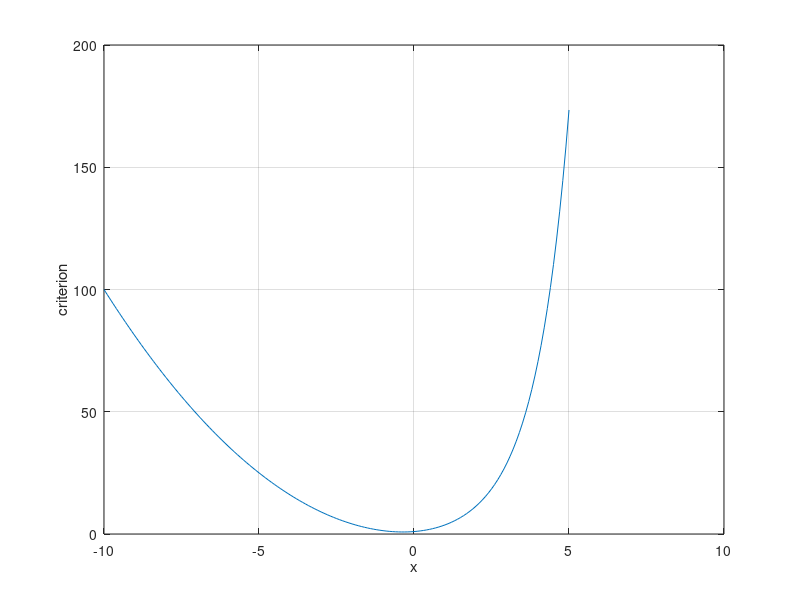

Recreate this plot in MATLAB.
%-------------------------------
% 1D-optimization
% Example of the course
%-------------------------------

clear all; % clear variables in workspace
close all; % close all figures
clc;  % clear Matlab Command


%--------------------------------------
% Plotting the function
%--------------------------------------

x=[-10:0.1:5]'; % definition of the points
f=x.^2+exp(x); % calculation of the objective function

plot(x,f); grid, xlabel('x'); ylabel('criterion'); % plot

%--------------------------------------
% Numerical optimization
%--------------------------------------

% Gradient-free methods
%------------------------
        fun = @(x) x^2-exp(x);
        options=optimset('fminsearch'); % Algorithm = Golden-search + Parabolic interpoltation. 
        options=optimset(options, 'Display', 'iter');
        options = optimset(options, 'MaxIter', 40, 'TolX', 0.01, 'TolFun', 0.001);

        % all the interval
        xopt=fminsearch(fun, -10, options);

     

